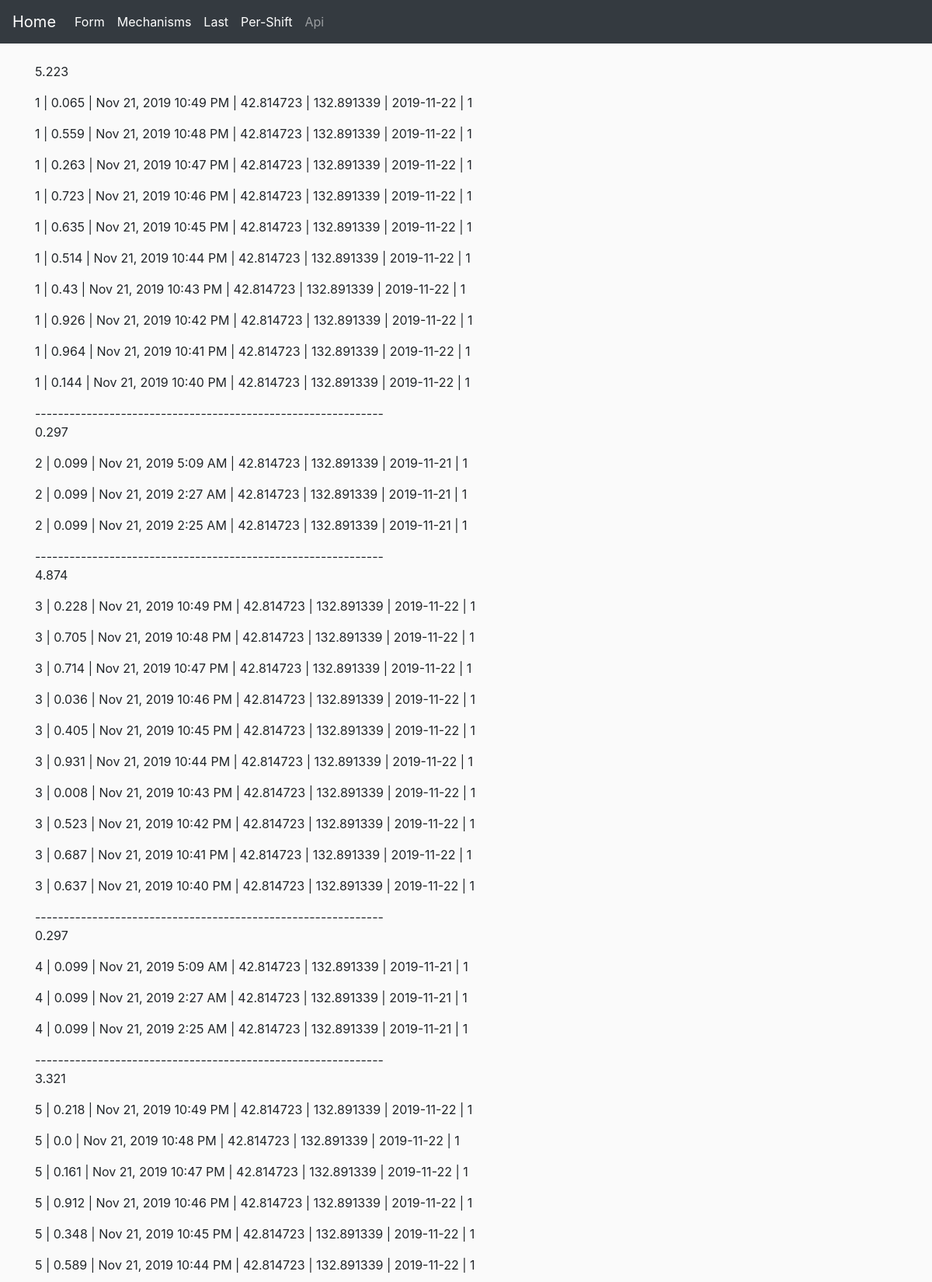
The page /last (upper part) on the database its author committed.
### app/model.py (models this page shows, shortened)
class Post(db.Model):
    id = db.Column(db.Integer, primary_key=True)
    mechanism_id = db.Column(db.Integer, db.ForeignKey('mechanism.id'))
    value = db.Column(db.Float)
    latitude = db.Column(db.Float)
    longitude = db.Column(db.Float)
    timestamp = db.Column(db.DateTime, index=True, default=datetime.utcnow)
    date_shift = db.Column(db.Date)
    shift = db.Column(db.Integer)
    terminal = db.Column(db.SmallInteger, index=True) # this column must form by GPS

class Mechanism(db.Model):
    id = db.Column(db.Integer, primary_key=True)
    company = db.Column(db.String(64), index=True)
    type = db.Column(db.String(64), index=True)
    model = db.Column(db.String(64), index=True)
    number = db.Column(db.SmallInteger, index=True)  # 32768 should be enough
    name = db.Column(db.String(64), index=True, unique=True)
    posts = db.relationship('Post', backref='mech', lazy='dynamic')

### app/views.py (the view)
@app.route("/last")
def last():
    posts = [Post.query.filter_by(mechanism_id=p).order_by(
        Post.id.desc()).limit(10) for p in all_mechanisms_id()]
    return render_template("last.html",
                           title='Последние данные',
                           tim=datetime.now() + timedelta(days=2),
                           posts=posts)

### functions.py (called while the page is built)
def all_mechanisms_id():
    return [m.id for m in Mechanism.query.all()]

### app/templates/last.html
{% extends "base.html" %}
{% block main %}
<br>
{% for p in posts %}
<p>{{ p|sum(attribute='value')|round(3) if p[0] }}</p>
{% for post in p %}
<p>{{post.mech.number}} | {{post.value}} | {{moment(post.timestamp).format('lll')}} |
{{post.latitude}} | {{post.longitude}} |  {{post.date_shift}} | {{post.shift}} </p>
{% endfor %}
{{ '-------------------------------------------------------------' if p[0] }}
{% endfor %}
{% endblock %}

### app/static/main.css (style rules this page uses)
body { background-color: #fafafa; }

### rows shown on the page
Post: mech.number "1", value "0.065", timestamp "Nov 21, 2019 10:49 PM", latitude "42.814723", longitude "132.891339", date_shift "2019-11-22", shift "1"
Post: mech.number "1", value "0.559", timestamp "Nov 21, 2019 10:48 PM", latitude "42.814723", longitude "132.891339", date_shift "2019-11-22", shift "1"
Post: mech.number "1", value "0.263", timestamp "Nov 21, 2019 10:47 PM", latitude "42.814723", longitude "132.891339", date_shift "2019-11-22", shift "1"
Post: mech.number "1", value "0.723", timestamp "Nov 21, 2019 10:46 PM", latitude "42.814723", longitude "132.891339", date_shift "2019-11-22", shift "1"
Post: mech.number "1", value "0.635", timestamp "Nov 21, 2019 10:45 PM", latitude "42.814723", longitude "132.891339", date_shift "2019-11-22", shift "1"
Post: mech.number "1", value "0.514", timestamp "Nov 21, 2019 10:44 PM", latitude "42.814723", longitude "132.891339", date_shift "2019-11-22", shift "1"
Post: mech.number "1", value "0.43", timestamp "Nov 21, 2019 10:43 PM", latitude "42.814723", longitude "132.891339", date_shift "2019-11-22", shift "1"
Post: mech.number "1", value "0.926", timestamp "Nov 21, 2019 10:42 PM", latitude "42.814723", longitude "132.891339", date_shift "2019-11-22", shift "1"
Post: mech.number "1", value "0.964", timestamp "Nov 21, 2019 10:41 PM", latitude "42.814723", longitude "132.891339", date_shift "2019-11-22", shift "1"
Post: mech.number "1", value "0.144", timestamp "Nov 21, 2019 10:40 PM", latitude "42.814723", longitude "132.891339", date_shift "2019-11-22", shift "1"
Post: mech.number "2", value "0.099", timestamp "Nov 21, 2019 5:09 AM", latitude "42.814723", longitude "132.891339", date_shift "2019-11-21", shift "1"
Post: mech.number "2", value "0.099", timestamp "Nov 21, 2019 2:27 AM", latitude "42.814723", longitude "132.891339", date_shift "2019-11-21", shift "1"
Post: mech.number "2", value "0.099", timestamp "Nov 21, 2019 2:25 AM", latitude "42.814723", longitude "132.891339", date_shift "2019-11-21", shift "1"
Post: mech.number "3", value "0.228", timestamp "Nov 21, 2019 10:49 PM", latitude "42.814723", longitude "132.891339", date_shift "2019-11-22", shift "1"
Post: mech.number "3", value "0.705", timestamp "Nov 21, 2019 10:48 PM", latitude "42.814723", longitude "132.891339", date_shift "2019-11-22", shift "1"
Post: mech.number "3", value "0.714", timestamp "Nov 21, 2019 10:47 PM", latitude "42.814723", longitude "132.891339", date_shift "2019-11-22", shift "1"
Post: mech.number "3", value "0.036", timestamp "Nov 21, 2019 10:46 PM", latitude "42.814723", longitude "132.891339", date_shift "2019-11-22", shift "1"
Post: mech.number "3", value "0.405", timestamp "Nov 21, 2019 10:45 PM", latitude "42.814723", longitude "132.891339", date_shift "2019-11-22", shift "1"
Post: mech.number "3", value "0.931", timestamp "Nov 21, 2019 10:44 PM", latitude "42.814723", longitude "132.891339", date_shift "2019-11-22", shift "1"
Post: mech.number "3", value "0.008", timestamp "Nov 21, 2019 10:43 PM", latitude "42.814723", longitude "132.891339", date_shift "2019-11-22", shift "1"
Post: mech.number "3", value "0.523", timestamp "Nov 21, 2019 10:42 PM", latitude "42.814723", longitude "132.891339", date_shift "2019-11-22", shift "1"
Post: mech.number "3", value "0.687", timestamp "Nov 21, 2019 10:41 PM", latitude "42.814723", longitude "132.891339", date_shift "2019-11-22", shift "1"
Post: mech.number "3", value "0.637", timestamp "Nov 21, 2019 10:40 PM", latitude "42.814723", longitude "132.891339", date_shift "2019-11-22", shift "1"
Post: mech.number "4", value "0.099", timestamp "Nov 21, 2019 5:09 AM", latitude "42.814723", longitude "132.891339", date_shift "2019-11-21", shift "1"
Post: mech.number "4", value "0.099", timestamp "Nov 21, 2019 2:27 AM", latitude "42.814723", longitude "132.891339", date_shift "2019-11-21", shift "1"
Post: mech.number "4", value "0.099", timestamp "Nov 21, 2019 2:25 AM", latitude "42.814723", longitude "132.891339", date_shift "2019-11-21", shift "1"
Post: mech.number "5", value "0.218", timestamp "Nov 21, 2019 10:49 PM", latitude "42.814723", longitude "132.891339", date_shift "2019-11-22", shift "1"
Post: mech.number "5", value "0.0", timestamp "Nov 21, 2019 10:48 PM", latitude "42.814723", longitude "132.891339", date_shift "2019-11-22", shift "1"
Post: mech.number "5", value "0.161", timestamp "Nov 21, 2019 10:47 PM", latitude "42.814723", longitude "132.891339", date_shift "2019-11-22", shift "1"
Post: mech.number "5", value "0.912", timestamp "Nov 21, 2019 10:46 PM", latitude "42.814723", longitude "132.891339", date_shift "2019-11-22", shift "1"
Post: mech.number "5", value "0.348", timestamp "Nov 21, 2019 10:45 PM", latitude "42.814723", longitude "132.891339", date_shift "2019-11-22", shift "1"
Post: mech.number "5", value "0.589", timestamp "Nov 21, 2019 10:44 PM", latitude "42.814723", longitude "132.891339", date_shift "2019-11-22", shift "1"

### other values the page prints
{{ p|sum(attribute='value')|round(3) if p[0] }} "5.223" "0.297" "4.874" "0.297" "3.321"
